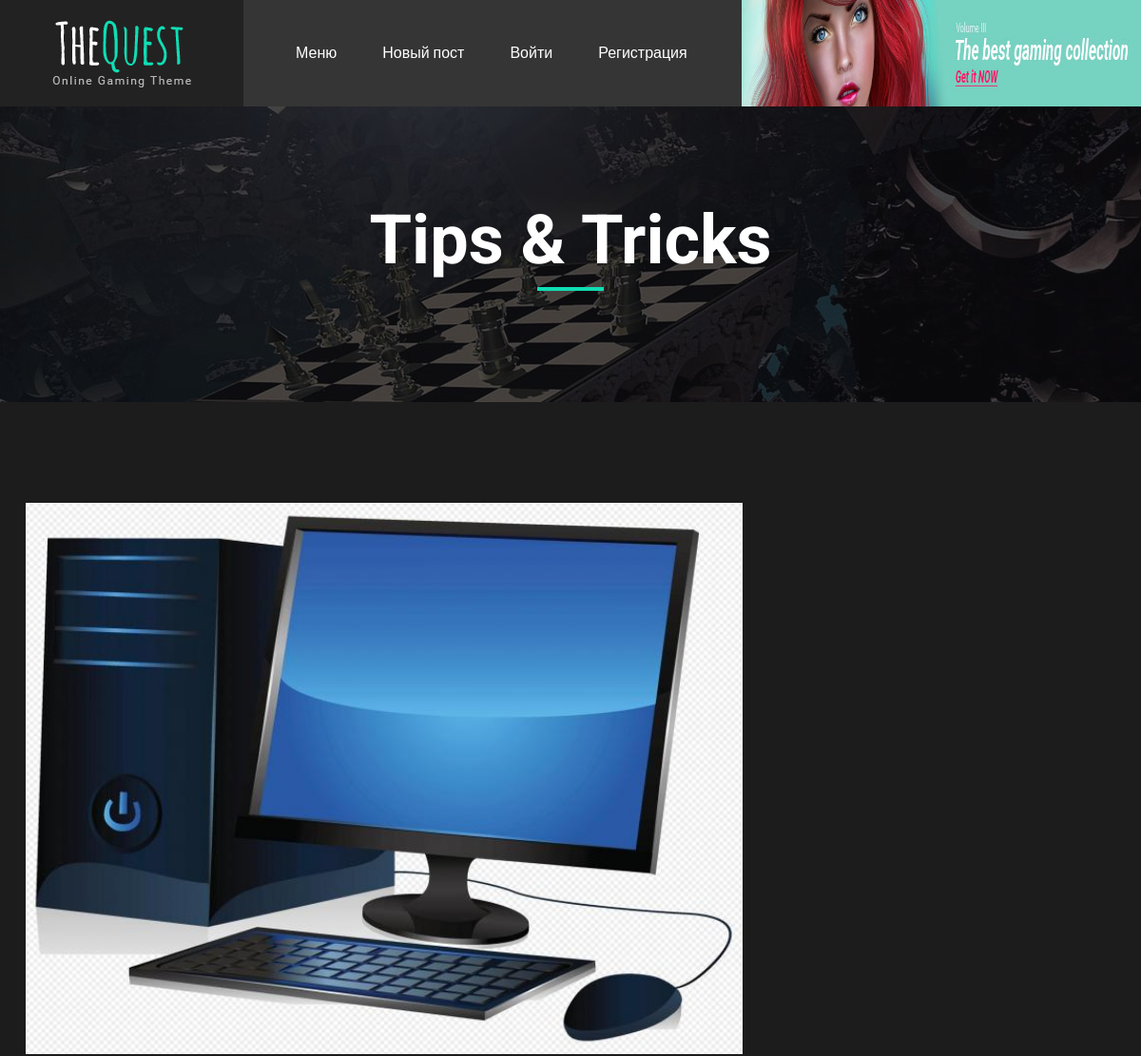
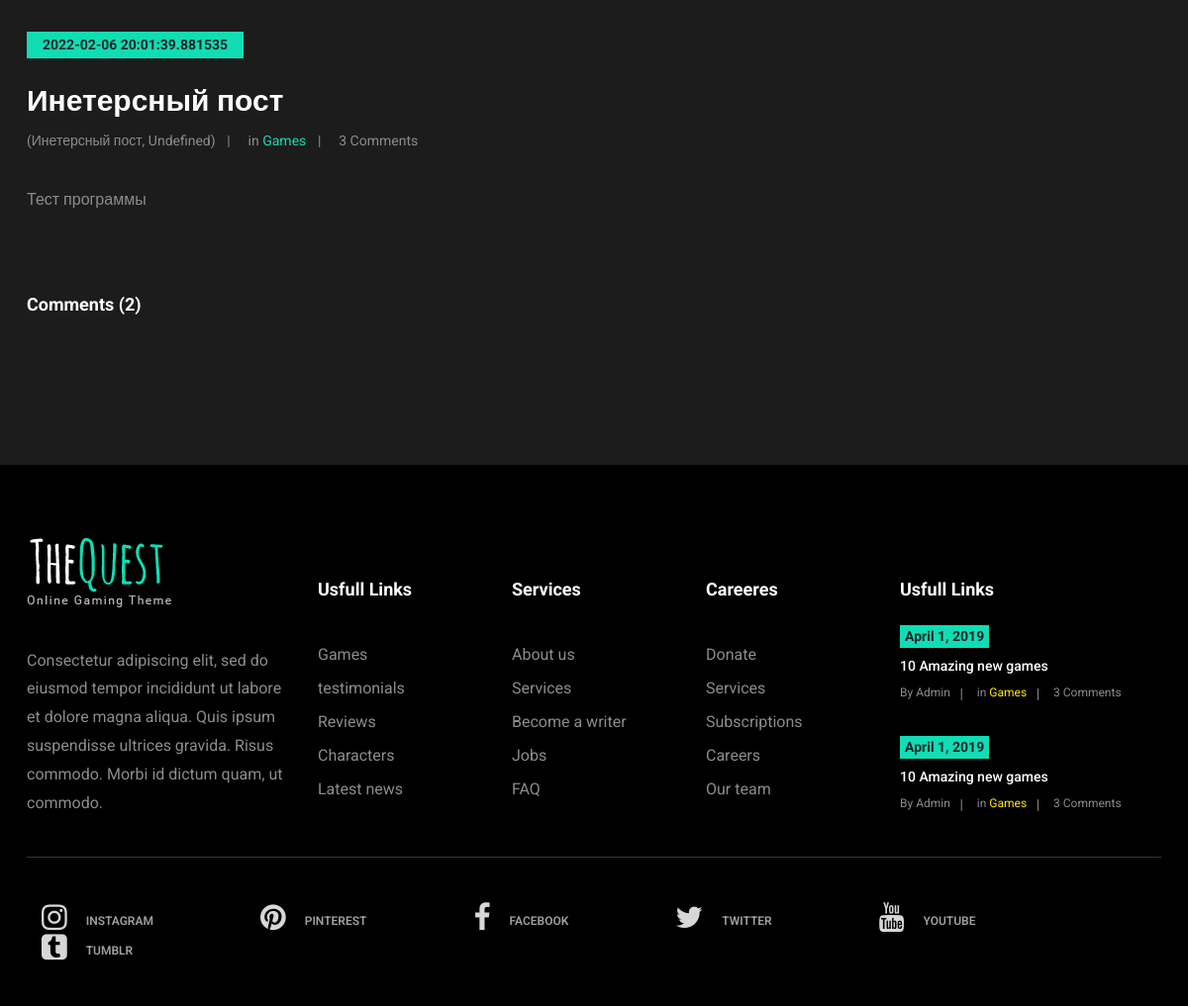
The page /blog/1 on the database its author committed (2 pictures, top to bottom).
### blog/models.py (models this page shows)
class Post(db.Model):
    __tablename__ = 'posts'
    id = db.Column(db.Integer(),primary_key=True)
    title = db.Column(db.String(50),nullable=False)
    content = db.Column(db.String(),nullable=False)
    date_posted = db.Column(db.DateTime(),nullable=False,default=datetime.now)
    image = db.Column(db.String(),nullable=False)
    user_id = db.Column(db.Integer(),db.ForeignKey('user.id'),nullable=False)
    comments = db.relationship('Comment',backref='post',lazy=True)
    def __repr__(self) -> str:
        return self.title

### blog/routes.py (the view)
@app.route('/blog/<int:post_id>')
def post_detail(post_id):
    post = Post.query.get(post_id)
    return render_template('post_detail.html', post=post)

### blog/templates/post_detail.html
{% extends 'base.html' %}
{% block content %}
<section class="page-top-section set-bg" data-setbg="img/header-bg/1.jpg">
	<div class="container">
		<h2>Tips & Tricks</h2>
	</div>
</section>
<section class="blog-section spad">
	<div class="container">
		<div class="row">
			<div class="col-lg-8">
				<div class="blog-post single-post">
					<img src="{{url_for('static',filename='img/blog/'+post.image)}}" alt="">
					<div class="post-date">{{post.date_posted}}</div>
					<h3>{{post.title}}
					</h3>
					<div class="post-metas">
						<div class="post-meta">{{post,author}}</div>
						<div class="post-meta">in <a href="#">Games</a></div>
						<div class="post-meta">3 Comments</div>
					</div>
					<p>{{post.content}}</p>
					<div class="comments">
						<h5>Comments (2)</h5>
	</section>
	{%endblock%}

### blog/static/css/style.css (style rules this page uses)
html, body { height: 100%; font-family: "Roboto", sans-serif; -webkit-font-smoothing: antialiased; font-smoothing: antialiased; }
h1, h2, h3, h4, h5, h6 { margin: 0; color: #111111; font-weight: 700; }
h2 { font-size: 36px; }
h3 { font-size: 30px; }
h5 { font-size: 18px; }
p { font-size: 16px; color: #8c8c8c; line-height: 1.8; }
img { max-width: 100%; }
.set-bg { background-repeat: no-repeat; background-size: cover; background-position: top center; }
.spad { padding-top: 106px; padding-bottom: 106px; }
.blog-section { background: #1c1c1c; }
.blog-post { margin-bottom: 70px; }
.blog-post img { margin-bottom: 34px; min-width: 100%; }
.blog-post .post-date { display: inline-block; font-size: 14px; font-weight: 700; padding: 3px 16px; margin-bottom: 25px; background: #10ddb4; }
.blog-post h3 { color: #fff; margin-bottom: 10px; }
.blog-post .post-metas { margin-bottom: 30px; }
.blog-post .post-metas .post-meta { position: relative; display: inline-block; color: #8c8c8c; font-size: 14px; padding-right: 15px; margin-right: 14px; margin-bottom: 5px; }
.blog-post .post-metas .post-meta:after { position: absolute; content: "|"; right: 0; top: 0; color: #8c8c8c; font-size: 14px; }
.blog-post .post-metas .post-meta:last-child { margin-right: 0; padding-right: 0; }
.blog-post .post-metas .post-meta:last-child:after { display: none; }
.blog-post .post-metas a { color: #ffea00; }
.blog-post.featured-post, .blog-post.review-post, .blog-post.single-post { margin-bottom: 80px; }
.blog-post.featured-post p, .blog-post.review-post p, .blog-post.single-post p { margin-bottom: 40px; }
.blog-post.featured-post .post-metas a, .blog-post.review-post .post-metas a, .blog-post.single-post .post-metas a { color: #10ddb4; }
.page-top-section { height: 423px; position: relative; padding-top: 210px; text-align: center; }
.page-top-section:after { position: absolute; content: ""; width: 100%; height: 100%; left: 0; top: 0; background: #0d0d11; opacity: 0.74; z-index: 1; }
.page-top-section .container { position: relative; z-index: 99; }
.page-top-section h2 { position: relative; font-size: 72px; color: #fff; padding-bottom: 10px; }
.page-top-section h2:after { position: absolute; content: ""; width: 70px; height: 4px; bottom: 0; left: calc(50% - 35px); background: #10ddb4; }
.blog-post.single-post { margin-bottom: 0; }
.blog-post.single-post p { margin-bottom: 30px; }
.comments { padding-top: 50px; }
.comments h5 { color: #fff; margin-bottom: 45px; }
@media (min-width: 1200px) { .container { max-width: 1176px; } }

### rows shown on the page
Post: image (picture), date_posted "2022-02-06 20:01:39.881535", title "Инетерсный пост", title "(Инетерсный пост, Undefined)", content "Тест программы"
